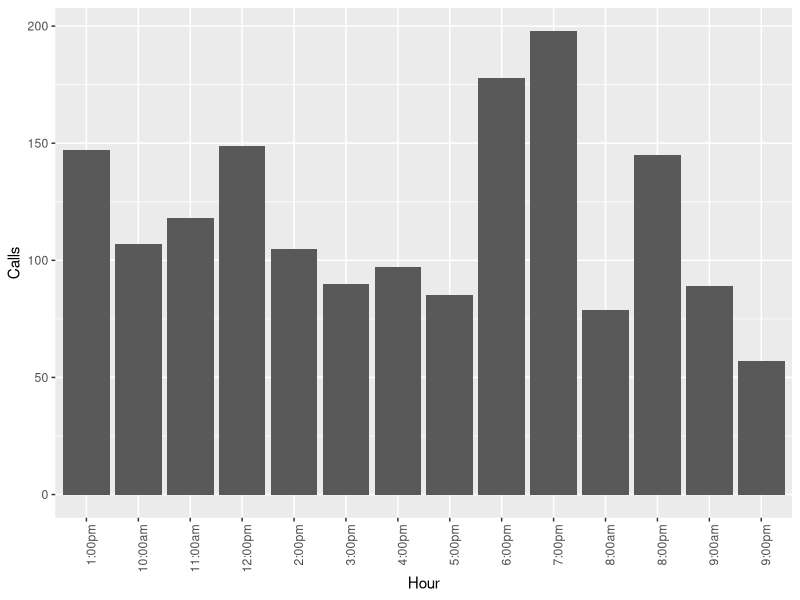
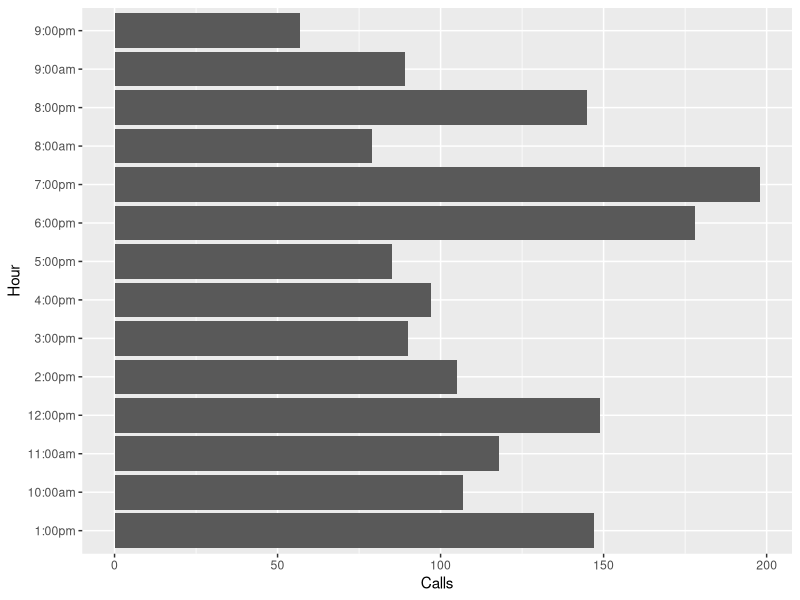

These charts were generated, in order, by the following R code:
library(ggplot2)

data <- read.csv("ch17p249.txt", header=TRUE);

data1 <- data.frame(Hour=data$Hour,Calls=data$Calls);

png(filename="ch17p249v.png");

ggplot(data=data1, aes(x=Hour, y=Calls)) +
  geom_bar(stat="identity") +
  theme(axis.text.x = element_text(angle = 90, hjust = 1));

dev.off();

png(filename="ch17p249h.png");
ggplot(data=data1, aes(x=Hour, y=Calls)) +
  geom_bar(stat="identity") +
  coord_flip();

dev.off();